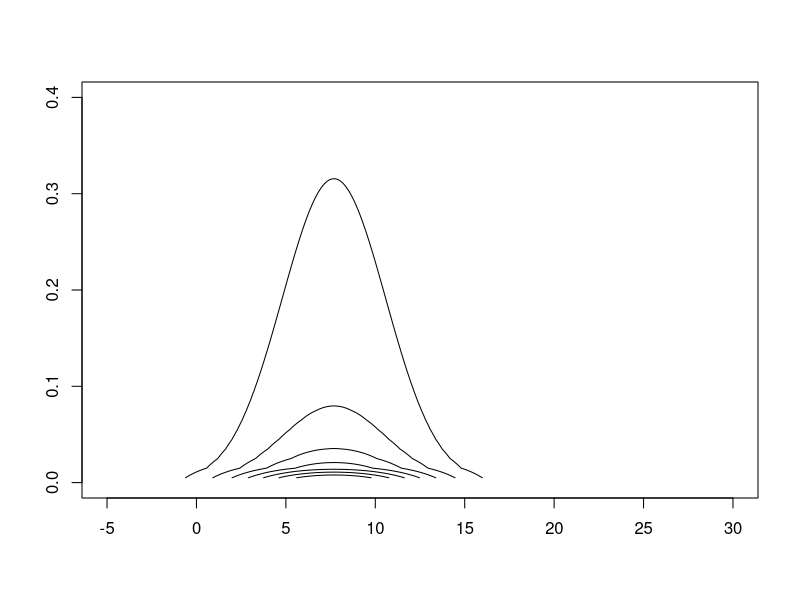
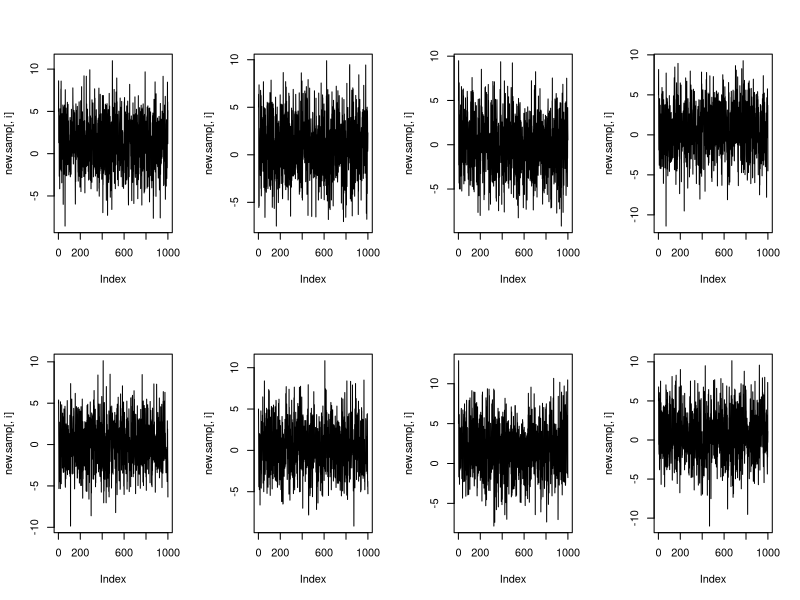
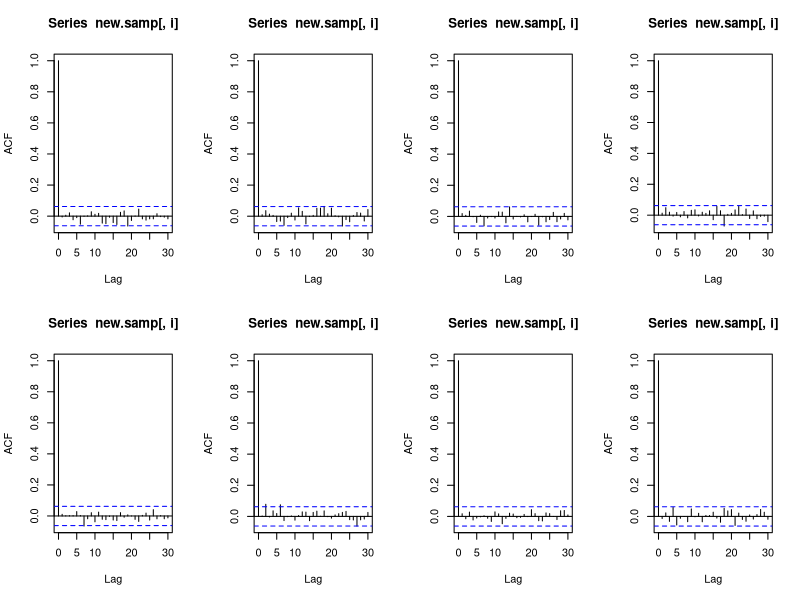

Recreate these plots in R, in order. (Note: this script raises an error after producing the figures.)
## Question 2
## data input
y<-c(28,8,-3,7,-1,1,18,12)
sigma<-c(15,10,16,11,9,11,10,18)
ngrid<-1000

## Joint posterior of mu and tau^2
logjointpost<-function(y,sigma,mu,tausq){
  value<--1/2*log(tausq)+sum(dnorm(y,mu,sqrt(sigma^2+tausq),log=T))
  return(value)
}

## Contour plot of joint posterior of mu and tau^2

mu<-seq(-5,30,len=1000)
tausq<-ppoints(1000)*10
log.like<-matrix(NA,1000,1000)
for (i in 1:1000){
  for (j in 1:1000){
    log.like[i,j]<-logjointpost(y,sigma,mu[i],tausq[j])
  }
}

like<-exp(log.like-max(log.like))
like<-like/sum(like)

contour(mu,tausq,like,ylim=c(0,0.4),drawlabel=F)


## Marginal log-Posterior for tau^2

logpost.tau<-function(tausq,y,sigma){
  vsq<-sum(1/(sigma^2+tausq))
  beta<-sum(y/(sigma^2+tausq))*vsq
  a<--1/2*log(tausq)
  b<-sum(log(dnorm(y,1,sqrt(sigma^2+tausq))))
  c<-log(dnorm(1,beta,vsq))
  value<-a+b-c
  return(value)
}
tausq<-seq(0.001,10,len=ngrid)
logpost.tausq<-rep(NA,ngrid)
for (i in 1:ngrid){
  logpost.tausq[i]<-logpost.tau(tausq[i],y,sigma)
}

post.tausq<-exp(logpost.tausq-max(logpost.tausq))
post.tausq<-post.tausq/sum(post.tausq)


## Conditional posterior of mu
post.condmu<-function(tau,sigma,y){
  V<-1/sum(1/(sigma^2+tau^2))
  beta<-sum(y/(sigma^2+tau^2))*V
  mu<-rnorm(1,beta,sqrt(V))
  value<-dnorm(mu,beta,sqrt(V))
  return(value)
}
post.cond.mu<-rep(NA,ngrid)
for (i in 1:ngrid){
  post.cond.mu[i]<-post.condmu(tausq[i],sigma,y)
}


## Question 3

## grid sampling: sample 1000 values of tau^2

tausq.sample<-sample(tausq,size=1000,replace=T,prob=post.tausq)

## Sampling mu given sampled tau^2

mu.sample<-rep(NA,ngrid)
for (i in 1:ngrid){
  vsq<-sum(1/(sigma^2+tausq.sample[i]))
  beta<-sum(y/(sigma^2+tausq.sample[i]))*vsq
  mu.sample[i]<-rnorm(1,beta,sqrt(vsq))
}

mean(mu.sample)
quantile(mu.sample,c(0.025,0.5,0.975))
mean(tausq.sample)
quantile(tausq.sample,c(0.025,0.5,0.975))

## Question 4
theta.sample<-function(mu,tausq,sigma,y){
  alpha<-rep(NA,8)
  beta<-rep(NA,8)
  value<-rep(NA,8)
  for (i in 1:8){
    beta[i]<-1/(1/tausq+1/sigma[i]^2)
    alpha[i]<-(mu/tausq+y[i]/sigma[i]^2)*beta[i]
    value[i]<-rnorm(1,alpha[i],sqrt(beta[i]))
  }
  return(value)
}
theta.samp<-matrix(NA,nrow=ngrid,ncol=8)
for (i in 1:ngrid){
  theta.samp[i,]<-theta.sample(mu.sample[i],tausq.sample[i],sigma,y)
}
mean<-apply(theta.samp,2,mean)

## Question 6
tausq0<-median(tausq.sample)
theta.new.samp<-matrix(NA,nrow=ngrid,ncol=8)
mu.new.samp<-rep(NA,ngrid)
new.samp<-matrix(NA,nrow=ngrid,ncol=9)
start<-c(8,5,5,5,5,5,5,5,5)
#start<-c(8,10,10,10,10,10,10,10,10)  #different starting value
new.sample<-function(tausq0,y,sigma){
  param<-matrix(NA,ngrid,9)
  colnames(param)<-c("mu","theta1","theta2","theta3","theta4","theta5","theta6","theta7","theta8")
  xi<-rep(NA,8)
  gamma<-rep(NA,8)
  param[1,]<-start
  for (i in 2:ngrid){
    param[i,1]<-dnorm(1,sum(param[i-1,2:9])/8,tausq0/8)
    for (j in 1:8){
      gamma[j]<-1/(1/tausq0+1/sigma[j]^2)
      xi[j]<-(param[i-1,1]/tausq0+y[j]/sigma[j]^2)*gamma[j]
      param[i,j+1]<-rnorm(1,xi[j],sqrt(gamma[j]))
    }
  }
  return(param)
}
new.samp<-new.sample(tausq0,y,sigma)
t(apply(new.samp,2,quantile,c(0.025,0.5,0.975)))
apply(new.samp,2,mean)

par(mfrow=c(2,4))
for (i in 2:9){
  plot(new.samp[,i],type="l")
}

par(mfrow=c(2,4))
for (i in 2:9){
  acf(new.samp[,i])
}
t(apply(new.samp,2,quantile,c(0.025,0.5,0.975)))
apply(new.samp,2,mean)

## Trying different starting value
start<-c(8,10,10,10,10,10,10,10,10)


## Question 7
# draw 1000 samples for each school
new.ngrid<-1000
y.pred<-matrix(NA,nrow=new.ngrid,ncol=8)
theta.samp<-new.samp[,2:9]
for (i in 1:1000){
  for (j in 1:8){
  y.pred[i,j]<-rnorm(1,theta.samp[i,j],sqrt(sigma[j]))
  }
}
n<-0
for (i in 1:new.ngrid){
  if (y.pred[i,1]>max(y.pred[i,2:8]))
  n<-n+1
}
n/new.ngrid

## Simulation 1000 for the situation above
new.ngrid<-1000
y1.pred<-matrix(NA,ngrid,ngrid)
y2.pred<-matrix(NA,ngrid,ngrid)
y3.pred<-matrix(NA,ngrid,ngrid)
y4.pred<-matrix(NA,ngrid,ngrid)
y5.pred<-matrix(NA,ngrid,ngrid)
y6.pred<-matrix(NA,ngrid,ngrid)
y7.pred<-matrix(NA,ngrid,ngrid)
y8.pred<-matrix(NA,ngrid,ngrid)
prediction<-function(theta,sigma){
  value<-rnorm(1,theta,sqrt(sigma))
  return(value)
}
for (i in 1:ngrid){
  for (j in 1:ngrid){
    y1.pred[i,j]<-prediction(theta.samp[i,1],sqrt(sigma[1]))
  }
}
for (i in 1:ngrid){
  for (j in 1:ngrid){
    y2.pred[i,j]<-prediction(theta.samp[i,2],sqrt(sigma[2]))
  }
}
for (i in 1:ngrid){
  for (j in 1:ngrid){
    y3.pred[i,j]<-prediction(theta.samp[i,3],sqrt(sigma[3]))
  }
}
for (i in 1:ngrid){
  for (j in 1:ngrid){
    y4.pred[i,j]<-prediction(theta.samp[i,4],sqrt(sigma[4]))
  }
}
for (i in 1:ngrid){
  for (j in 1:ngrid){
    y5.pred[i,j]<-prediction(theta.samp[i,5],sqrt(sigma[5]))
  }
}
for (i in 1:ngrid){
  for (j in 1:ngrid){
    y6.pred[i,j]<-prediction(theta.samp[i,6],sqrt(sigma[6]))
  }
}
for (i in 1:ngrid){
  for (j in 1:ngrid){
    y7.pred[i,j]<-prediction(theta.samp[i,7],sqrt(sigma[7]))
  }
}
for (i in 1:ngrid){
  for (j in 1:ngrid){
    y8.pred[i,j]<-prediction(theta.samp[i,8],sqrt(sigma[8]))
  }
}
best.times<-rep(0,ngrid)
for (j in 1:ngrid){
  for (i in 1:ngrid){
    if (y1.pred[i,j]>max(y2.pred[i,j],y3.pred[i,j],y4.pred[i,j],y5.pred[i,j],y6.pred[i,j],y7.pred[i,j],y8.pred[i,j]))
    {best.times[j]<-best.times[j]+1}
  }
}
## probability that school A offers the best program
prob<-best.times/ngrid
mean(prob)
quantile(prob,c(0.025,0.5,0.975))

##Question 11
y<-c(74,99,58,70,122,77,104,129,308,119)
m<-length(y)

##posterior log-likelohood of alpha and beta
loglike<-function(phi,theta){
  if (phi[1]<=0 | phi[2]<=0) return(1e-10)
  else {
  value<-sum(dgamma(theta,phi[1],rate=phi[2],log=T))
  return(value)
  }
}
## Gibbs Sampler 1: Independent log-Normal Distribution
nsim<-10000
##phi<-c(3,3)
phi<-c(10,10)
theta<-y
##sd.phi<-c(.5,.5)
##sd.phi<-c(.35,.35)
sd.phi<-c(.75,.75)
nacc<-0
theta.norm<-matrix(NA,nsim,m)
phi.norm<-matrix(NA,nsim,2)
for (i in 1:nsim){
  ##update theta
  theta<-rgamma(m,phi[1]+y,phi[2]+1)
  ##update alpha and beta
  new<-exp(rnorm(2,log(phi),sd.phi))
  log.new<-loglike(new,theta)+sum(log(new))
  log.old<-loglike(phi,theta)+sum(log(phi))
  log.diff<-log.new-log.old
  logu<-log(runif(1))
  if (logu<log.diff) {phi<-new; nacc<-nacc+1}
  theta.norm[i,]<-theta
  phi.norm[i,]<-phi
}
#phi1<-phi.norm
#phi2<-phi.norm
phi3<-phi.norm
labels<-expression(alpha,beta)

## Acf plot for phi1
par(mfrow=c(2,1))
for (i in 1:2) acf(phi1[,i],lag.max<-100)

## acf for phi2
par(mfrow=c(2,1))
for (i in 1:2) acf(phi2[,i],lag.max<-100)

## acf for phi3
par(mfrow=c(2,1))
for (i in 1:2) acf(phi3[,i],lag.max<-100)


## Compare chains
par(mfrow=c(2,1))
plot(phi1[,1],type="l",ylim=range(phi1[,1],phi2[,1],phi3[,1]))
lines(phi2[,1],col=2)
lines(phi3[,1],col=3)

plot(phi1[,2],type="l",ylim=range(phi1[,2],phi2[,2],phi3[,2]))
lines(phi2[,2],col=2)
lines(phi3[,2],col=3)

summary(phi1[,1])
summary(phi2[,1])
summary(phi3[,1])
quantile(phi1[,1],c(0.025,0.0975))
quantile(phi2[,1],c(0.025,0.0975))
quantile(phi3[,1],c(0.025,0.0975))
summary(phi1[,2])
summary(phi2[,2])
summary(phi3[,2])
quantile(phi1[,2],c(0.025,0.0975))
quantile(phi2[,2],c(0.025,0.0975))
quantile(phi3[,2],c(0.025,0.0975))

##Running a longer chain

nsim<-101000
##phi<-c(3,3)
phi<-c(10,10)
theta<-y
##sd.phi<-c(.5,.5)
##sd.phi<-c(.35,.35)
sd.phi<-c(.75,.75)
nacc<-0
theta.norm<-matrix(NA,nsim,m)
phi.norm<-matrix(NA,nsim,2)
for (i in 1:nsim){
  ##update theta
  theta<-rgamma(m,phi[1]+y,phi[2]+1)
  ##update alpha and beta
  new<-exp(rnorm(2,log(phi),sd.phi))
  log.new<-loglike(new,theta)+sum(log(new))
  log.old<-loglike(phi,theta)+sum(log(phi))
  log.diff<-log.new-log.old
  logu<-log(runif(1))
  if (logu<log.diff) {phi<-new; nacc<-nacc+1}
  theta.norm[i,]<-theta
  phi.norm[i,]<-phi
}

labels<-expression(alpha,beta)
par(mfrow=c(2,1))
plot(phi.norm[,1],type="l",ylab=labels[1])
plot(phi.norm[,2],type="l",ylab=labels[2])

par(mfrow=c(2,1))
acf(phi.norm[,1],lag.max=100)
acf(phi.norm[,2],lag.max=100)


alpha<-phi.norm[,1]
beta<-phi.norm[,2]
mu<-alpha/beta
sd<-sqrt(alpha/beta^2)

par(mfrow=c(2,2))
hist(alpha)
hist(beta)
hist(mu)
hist(sd)

##Examining Shrinkage
par(mfrow=c(1,1))
theta.postmean<-apply(theta.norm,2,mean)
mu.postmean<-mean(mu)
plot(1:m,y,main="shrinkage of sample proportions",pch=19)
abline(h=mu.postmean,col=4,lwd=2)
points(1:m,theta.postmean,pch=19,col=2)
legend(2,250,c("Sample","Post Mean","Overal Mean"),pch=19,col=c(1,2,4))


temp<-seq(1001,101000,by=100)
plot(phi.norm[temp,1],type="l",ylab=labels[1])
plot(phi.norm[temp,2],type="l",ylab=labels[2])

acf(phi.norm[temp,1],lag.max=100)
acf(phi.norm[temp,2],lag.max=100)




## 1000 samples of alpha and beta
alpha.samp<-alpha[temp]
beta.samp<-beta[temp]
mean(alpha.samp)
quantile(alpha.samp,c(.025,.5,.975))
mean(beta.samp)
quantile(beta.samp,c(.025,.5,.0975))

## Question 12
##posterior predictive for a new residential street with a bike lane

theta.new<-rgamma(1000,alpha.samp,rate=beta.samp)
y.new<-rpois(1000,theta.new)
par(mfrow=c(2,1))
hist(theta.new)
abline(v=mean(theta.new),col=2)
hist(y.new)
abline(v=mean(y.new),col=2)
mean(y.new)
quantile(y.new,c(.025,.50,.975))
